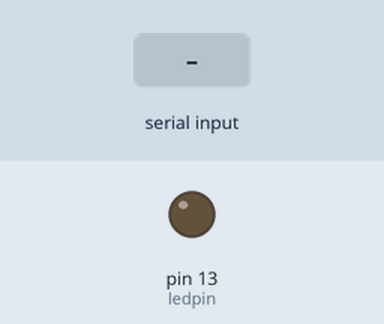
The sketch below on a simulated Arduino Uno, built with avr-gcc and run on an emulated ATmega328P. Shown: output pins drawn as LEDs (lit = HIGH). The test bench sets the inputs (shaded band).

Above: at 1.2 s.
1.3 s: "1" received over the second serial link
At 2.5 s:
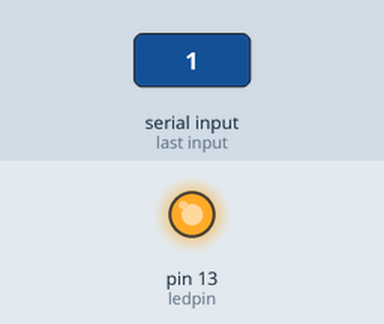
2.8 s: "0" received over the second serial link
At 3.4 s:
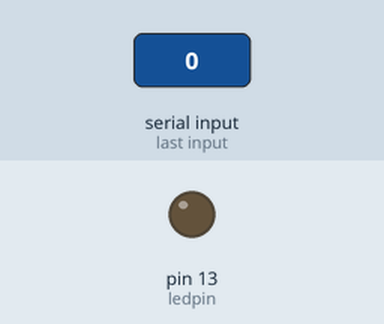
Timing chart, 0 to 5.8 s (numbered marks = the images above; inputs shaded):
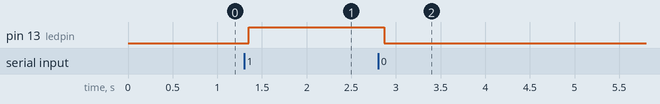

Measured:
- after the input at 1.3 s, pin 13 (ledpin): LOW → HIGH after 0.05 s
- after the input at 2.8 s, pin 13 (ledpin): HIGH → LOW after 0.07 s

The sketch:

testing-rssi.ino
```cpp
#include <SoftwareSerial.h>// import the serial library


SoftwareSerial BT(10, 11); // RX, TX
int ledpin=13; // led on D13 will show blink on / off
int BluetoothData; // the data given from Computer
int SerialValue;


void setup()
{
  // put your setup code here, to run once:
  BT.begin(9600);
  BT.println("Bluetooth On please press 1 or 0 blink LED ..");
  pinMode(ledpin,OUTPUT);
}

void loop()
{
  // put your main code here, to run repeatedly:
  if (BT.available())
  {
    BluetoothData=BT.read();
    if(BluetoothData=='1')
    {
      // if number 1 pressed ....
      digitalWrite(ledpin,1);
      BT.println("LED  On D13 ON ! ");
    }
    if (BluetoothData=='0')
    {
      // if number 0 pressed ....
      digitalWrite(ledpin,0);
      BT.println("LED  On D13 Off ! ");
    }
    if (BluetoothData=='2')
    {
      // if number 0 pressed ....
      SerialValue = BT.read();
      BT.print("RSSI: ");
      BT.println(SerialValue);
    }
  }
delay(100);// prepare for next data ...
}

//      BT.println(BT.rssi())
```
